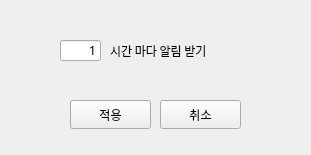
<?xml version="1.0" encoding="UTF-8"?>
<ui version="4.0">
 <class>AlarmSettingForm</class>
 <widget class="QWidget" name="AlarmSettingForm">
  <property name="geometry">
   <rect>
    <x>0</x>
    <y>0</y>
    <width>311</width>
    <height>155</height>
   </rect>
  </property>
  <property name="windowTitle">
   <string>Form</string>
  </property>
  <widget class="QLineEdit" name="lineEdit_hours">
   <property name="geometry">
    <rect>
     <x>60</x>
     <y>40</y>
     <width>41</width>
     <height>21</height>
    </rect>
   </property>
   <property name="font">
    <font>
     <family>맑은 고딕</family>
    </font>
   </property>
   <property name="text">
    <string>1</string>
   </property>
   <property name="alignment">
    <set>Qt::AlignRight|Qt::AlignTrailing|Qt::AlignVCenter</set>
   </property>
  </widget>
  <widget class="QPushButton" name="btn_apply">
   <property name="geometry">
    <rect>
     <x>70</x>
     <y>100</y>
     <width>81</width>
     <height>29</height>
    </rect>
   </property>
   <property name="font">
    <font>
     <family>맑은 고딕</family>
     <pointsize>9</pointsize>
    </font>
   </property>
   <property name="text">
    <string>적용</string>
   </property>
  </widget>
  <widget class="QLabel" name="label">
   <property name="geometry">
    <rect>
     <x>110</x>
     <y>40</y>
     <width>151</width>
     <height>21</height>
    </rect>
   </property>
   <property name="font">
    <font>
     <family>맑은 고딕</family>
     <pointsize>9</pointsize>
    </font>
   </property>
   <property name="text">
    <string>시간 마다 알림 받기</string>
   </property>
  </widget>
  <widget class="QPushButton" name="btn_cancle">
   <property name="geometry">
    <rect>
     <x>160</x>
     <y>100</y>
     <width>81</width>
     <height>29</height>
    </rect>
   </property>
   <property name="font">
    <font>
     <family>맑은 고딕</family>
     <pointsize>9</pointsize>
    </font>
   </property>
   <property name="text">
    <string>취소</string>
   </property>
  </widget>
 </widget>
 <resources/>
 <connections/>
</ui>
